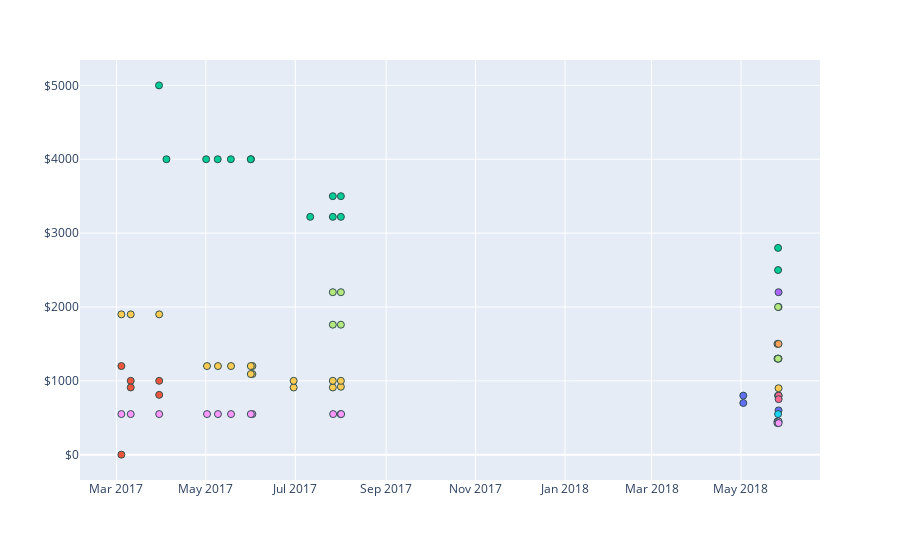
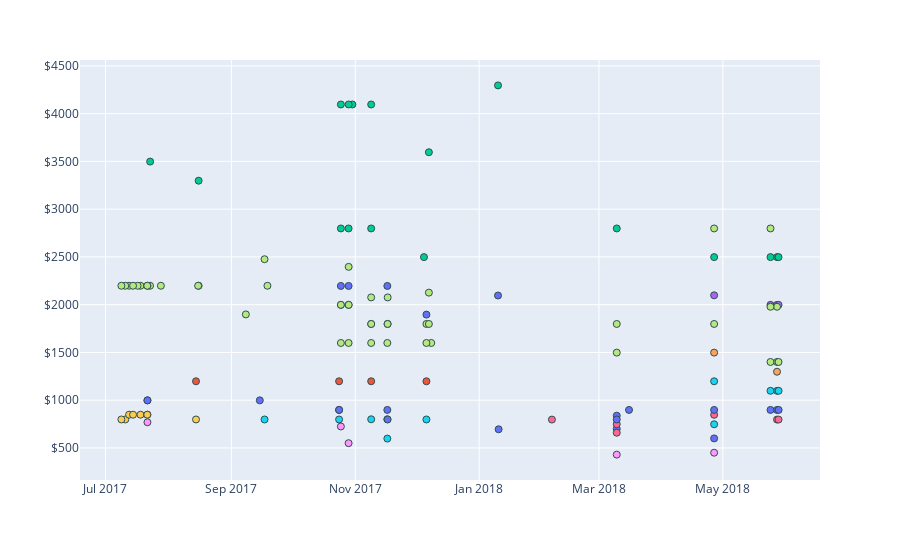
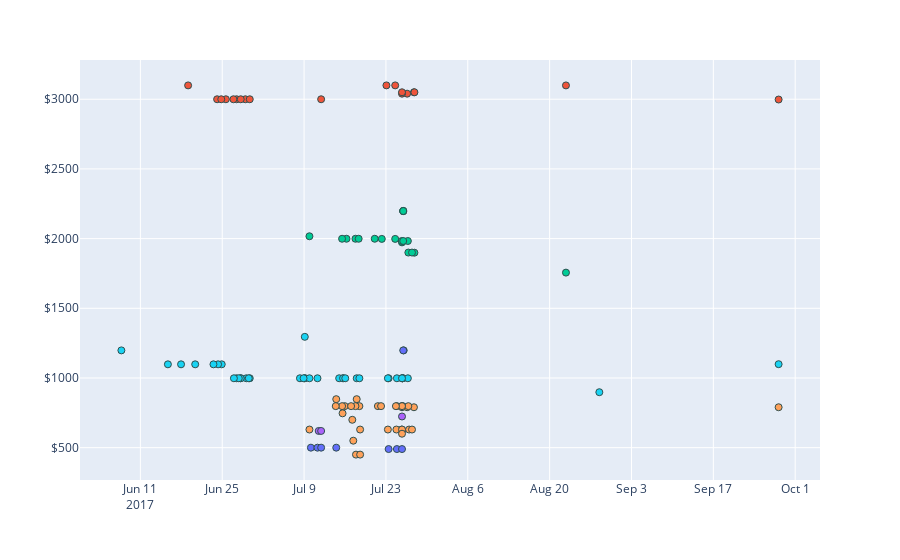

Source (notebook cell) for these figures, in order:
### Markdown cell above
# Evolution of prices for each model in each website

### Code cell
# plot with plotly
fig1 = px.scatter(df.loc[df["Website"] == "bestbuy"], x="Date-Seen", y="Price-Min",color="Manufacturer-Id")

# styling
fig1.update_yaxes(tickprefix="$") # dollar sign on y-axis
fig1.update_xaxes(title_text='') # get rid of x-title
fig1.update_yaxes(title_text='') # get rid of y-title
fig1.update_traces(marker=dict(size=7, line=dict(width=1, color='DarkSlateGrey')), selector=dict(mode='markers')) # style markers
fig1.update_layout(showlegend=False,
#     title="Bestbuy",
    legend_title="Models",
    font=dict(
        size=12,
    )
)

fig1.show()

################################################################################################


# plot with plotly
fig2 = px.scatter(df.loc[df["Website"] == "walmart"], x="Date-Seen", y="Price-Min",color="Manufacturer-Id")

# styling
fig2.update_yaxes(tickprefix="$") # dollar sign on y-axis
fig2.update_xaxes(title_text='') # get rid of x-title
fig2.update_yaxes(title_text='') # get rid of y-title
fig2.update_traces(marker=dict(size=7, line=dict(width=1, color='DarkSlateGrey')), selector=dict(mode='markers')) # style markers
fig2.update_layout(showlegend=False,
#     title="Walmart",
    legend_title="Models",
    font=dict(
        size=12,
    )
)

fig2.show()

################################################################################################


# plot with plotly
fig3 = px.scatter(df.loc[df["Website"] == "ebay"], x="Date-Seen", y="Price-Min",color="Manufacturer-Id")

# styling
fig3.update_yaxes(tickprefix="$") # dollar sign on y-axis
fig3.update_xaxes(title_text='') # get rid of x-title
fig3.update_yaxes(title_text='') # get rid of y-title
fig3.update_traces(marker=dict(size=7, line=dict(width=1, color='DarkSlateGrey')), selector=dict(mode='markers')) # style markers
fig3.update_layout(showlegend=False,
#     title="eBay",
    legend_title="Models",
    font=dict(
        size=12,
    )
)

fig3.show()

################################################################################################

# plot with plotly
fig4 = px.scatter(df.loc[df["Website"] == "bhphotovideo"], x="Date-Seen", y="Price-Min",color="Manufacturer-Id")

# styling
fig4.update_yaxes(tickprefix="$") # dollar sign on y-axis
fig4.update_xaxes(title_text='') # get rid of x-title
fig4.update_yaxes(title_text='') # get rid of y-title
fig4.update_traces(marker=dict(size=7, line=dict(width=1, color='DarkSlateGrey')), selector=dict(mode='markers')) # style markers
fig4.update_layout(showlegend=False,
#     title="B&H Photo Video",
    legend_title="Models",
    font=dict(
        size=12,
    )
)

fig4.show()

### Figure 1 — Plotly figure (JSON) as saved in the notebook; plotly's stock layout.template omitted (floating-point values rounded to 4 significant figures)
{"data": [{"hovertemplate": "Manufacturer-Id=55H9D PLUS<br>Date-Seen=%{x}<br>Price-Min=%{y}<extra></extra>", "legendgroup": "55H9D PLUS", "marker": {"color": "#636efa", "line": {"color": "DarkSlateGrey", "width": 1}, "size": 7, "symbol": "circle"}, "mode": "markers", "name": "55H9D PLUS", "orientation": "v", "showlegend": true, "type": "scatter", "x": ["2018-05-26T15:00:00", "2018-05-02T14:00:00", "2018-05-26T15:00:00", "2018-05-02T14:00:00"], "xaxis": "x", "y": [800.0, 800.0, 600.0, 700.0], "yaxis": "y"}, {"hovertemplate": "Manufacturer-Id=UN55KU7000FXZA<br>Date-Seen=%{x}<br>Price-Min=%{y}<extra></extra>", "legendgroup": "UN55KU7000FXZA", "marker": {"color": "#EF553B", "line": {"color": "DarkSlateGrey", "width": 1}, "size": 7, "symbol": "circle"}, "mode": "markers", "name": "UN55KU7000FXZA", "orientation": "v", "showlegend": true, "type": "scatter", "x": ["2017-03-30T05:00:00", "2017-03-10T19:00:00", "2017-03-30T05:00:00", "2017-03-10T19:00:00", "2017-03-04T10:00:00", "2017-03-04T10:00:00"], "xaxis": "x", "y": [1000.0, 1000.0, 810.0, 910.0, 1200.0, 1], "yaxis": "y"}, {"hovertemplate": "Manufacturer-Id=XBR55A1E<br>Date-Seen=%{x}<br>Price-Min=%{y}<extra></extra>", "legendgroup": "XBR55A1E", "marker": {"color": "#00cc96", "line": {"color": "DarkSlateGrey", "width": 1}, "size": 7, "symbol": "circle"}, "mode": "markers", "name": "XBR55A1E", "orientation": "v", "showlegend": true, "type": "scatter", "x": ["2018-05-26T07:00:00", "2018-05-26T07:00:00", "2017-03-30T02:00:00", "2017-08-01T03:00:00", "2017-07-26T15:00:00", "2017-07-11T05:00:00", "2017-08-01T03:00:00", "2017-07-26T15:00:00", "2017-05-31T19:00:00", "2017-05-31T16:00:00", "2017-05-09T03:00:00", "2017-05-01T06:00:00", "2017-05-18T02:00:00", "2017-04-04T04:00:00"], "xaxis": "x", "y": [2800.0, 2500.0, 5000.0, 3220.0, 3220.0, 3220.0, 3500.0, 3500.0, 4000.0, 4000.0, 4000.0, 4000.0, 4000.0, 4000.0], "yaxis": "y"}, {"hovertemplate": "Manufacturer-Id=QN55Q8FNBFXZA<br>Date-Seen=%{x}<br>Price-Min=%{y}<extra></extra>", "legendgroup": "QN55Q8FNBFXZA", "marker": {"color": "#ab63fa", "line": {"color": "DarkSlateGrey", "width": 1}, "size": 7, "symbol": "circle"}, "mode": "markers", "name": "QN55Q8FNBFXZA", "orientation": "v", "showlegend": true, "type": "scatter", "x": ["2018-05-26T15:00:00", "2018-05-26T15:00:00"], "xaxis": "x", "y": [2200.0, 2000.0], "yaxis": "y"}, {"hovertemplate": "Manufacturer-Id=XBR55X900F<br>Date-Seen=%{x}<br>Price-Min=%{y}<extra></extra>", "legendgroup": "XBR55X900F", "marker": {"color": "#FFA15A", "line": {"color": "DarkSlateGrey", "width": 1}, "size": 7, "symbol": "circle"}, "mode": "markers", "name": "XBR55X900F", "orientation": "v", "showlegend": true, "type": "scatter", "x": ["2018-05-25T21:00:00", "2018-05-26T15:00:00", "2018-05-25T21:00:00", "2018-05-26T15:00:00"], "xaxis": "x", "y": [1500.0, 1500.0, 1300.0, 1300.0], "yaxis": "y"}, {"hovertemplate": "Manufacturer-Id=UN55MU6490FXZA<br>Date-Seen=%{x}<br>Price-Min=%{y}<extra></extra>", "legendgroup": "UN55MU6490FXZA", "marker": {"color": "#19d3f3", "line": {"color": "DarkSlateGrey", "width": 1}, "size": 7, "symbol": "circle"}, "mode": "markers", "name": "UN55MU6490FXZA", "orientation": "v", "showlegend": true, "type": "scatter", "x": ["2018-05-26T07:00:00", "2018-05-26T07:00:00"], "xaxis": "x", "y": [550.0, 800.0], "yaxis": "y"}, {"hovertemplate": "Manufacturer-Id=55UJ7700<br>Date-Seen=%{x}<br>Price-Min=%{y}<extra></extra>", "legendgroup": "55UJ7700", "marker": {"color": "#FF6692", "line": {"color": "DarkSlateGrey", "width": 1}, "size": 7, "symbol": "circle"}, "mode": "markers", "name": "55UJ7700", "orientation": "v", "showlegend": true, "type": "scatter", "x": ["2018-05-26T16:00:00", "2018-05-26T16:00:00"], "xaxis": "x", "y": [800.0, 752.0], "yaxis": "y"}, {"hovertemplate": "Manufacturer-Id=QN55Q7CAMFXZA<br>Date-Seen=%{x}<br>Price-Min=%{y}<extra></extra>", "legendgroup": "QN55Q7CAMFXZA", "marker": {"color": "#B6E880", "line": {"color": "DarkSlateGrey", "width": 1}, "size": 7, "symbol": "circle"}, "mode": "markers", "name": "QN55Q7CAMFXZA", "orientation": "v", "showlegend": true, "type": "scatter", "x": ["2017-08-01T03:00:00", "2017-07-26T15:00:00", "2017-08-01T03:00:00", "2017-07-26T15:00:00", "2018-05-26T07:00:00", "2018-05-26T07:00:00"], "xaxis": "x", "y": [2200.0, 2200.0, 1760.0, 1760.0, 2000.0, 1300.0], "yaxis": "y"}, {"hovertemplate": "Manufacturer-Id=55H8C<br>Date-Seen=%{x}<br>Price-Min=%{y}<extra></extra>", "legendgroup": "55H8C", "marker": {"color": "#FF97FF", "line": {"color": "DarkSlateGrey", "width": 1}, "size": 7, "symbol": "circle"}, "mode": "markers", "name": "55H8C", "orientation": "v", "showlegend": true, "type": "scatter", "x": ["2017-07-31T22:00:00", "2017-08-01T07:00:00", "2017-07-26T20:00:00", "2017-06-01T19:00:00", "2017-05-31T17:00:00", "2017-05-09T07:00:00", "2017-05-01T20:00:00", "2017-05-18T05:00:00", "2017-03-30T05:00:00", "2017-03-10T19:00:00", "2017-03-04T10:00:00", "2018-05-25T21:00:00", "2018-05-26T16:00:00", "2018-05-25T21:00:00", "2018-05-26T16:00:00"], "xaxis": "x", "y": [550.0, 550.0, 550.0, 550.0, 550.0, 550.0, 550.0, 550.0, 550.0, 550.0, 550.0, 450.0, 450.0, 428.0, 428.0], "yaxis": "y"}, {"hovertemplate": "Manufacturer-Id=XBR55X800E<br>Date-Seen=%{x}<br>Price-Min=%{y}<extra></extra>", "legendgroup": "XBR55X800E", "marker": {"color": "#FECB52", "line": {"color": "DarkSlateGrey", "width": 1}, "size": 7, "symbol": "circle"}, "mode": "markers", "name": "XBR55X800E", "orientation": "v", "showlegend": true, "type": "scatter", "x": ["2017-03-30T05:00:00", "2017-03-10T19:00:00", "2017-03-04T10:00:00", "2017-07-26T15:00:00", "2017-06-29T22:00:00", "2017-08-01T03:00:00", "2017-06-01T19:00:00", "2017-05-31T17:00:00", "2017-05-09T07:00:00", "2017-05-01T20:00:00", "2017-05-18T05:00:00", "2018-05-26T15:00:00", "2017-06-01T19:00:00", "2017-05-31T17:00:00", "2017-08-01T03:00:00", "2017-07-26T15:00:00", "2017-06-29T22:00:00"], "xaxis": "x", "y": [1900.0, 1900.0, 1900.0, 910.0, 910.0, 920.0, 1200.0, 1200.0, 1200.0, 1200.0, 1200.0, 900.0, 1092.0, 1092.0, 1000.0, 1000.0, 1000.0], "yaxis": "y"}], "layout": {"font": {"size": 12}, "legend": {"title": {"text": "Models"}, "tracegroupgap": 0}, "margin": {"t": 60}, "showlegend": false, "xaxis": {"anchor": "y", "domain": [0, 1], "title": {"text": ""}}, "yaxis": {"anchor": "x", "domain": [0, 1], "tickprefix": "$", "title": {"text": ""}}}}

### Figure 2 — Plotly figure (JSON) as saved in the notebook; plotly's stock layout.template omitted (floating-point values rounded to 4 significant figures)
{"data": [{"hovertemplate": "Manufacturer-Id=55H9D PLUS<br>Date-Seen=%{x}<br>Price-Min=%{y}<extra></extra>", "legendgroup": "55H9D PLUS", "marker": {"color": "#636efa", "line": {"color": "DarkSlateGrey", "width": 1}, "size": 7, "symbol": "circle"}, "mode": "markers", "name": "55H9D PLUS", "orientation": "v", "showlegend": true, "type": "scatter", "x": ["2018-04-26T17:00:00", "2018-03-09T18:00:00"], "xaxis": "x", "y": [600.0, 700.0], "yaxis": "y"}, {"hovertemplate": "Manufacturer-Id=UN55KU7000FXZA<br>Date-Seen=%{x}<br>Price-Min=%{y}<extra></extra>", "legendgroup": "UN55KU7000FXZA", "marker": {"color": "#EF553B", "line": {"color": "DarkSlateGrey", "width": 1}, "size": 7, "symbol": "circle"}, "mode": "markers", "name": "UN55KU7000FXZA", "orientation": "v", "showlegend": true, "type": "scatter", "x": ["2017-12-06T01:00:00", "2017-11-08T20:00:00", "2017-10-24T01:00:00", "2017-08-14T14:00:00"], "xaxis": "x", "y": [1198.0, 1198.0, 1198.0, 1198.0], "yaxis": "y"}, {"hovertemplate": "Manufacturer-Id=XBR55A1E<br>Date-Seen=%{x}<br>Price-Min=%{y}<extra></extra>", "legendgroup": "XBR55A1E", "marker": {"color": "#00cc96", "line": {"color": "DarkSlateGrey", "width": 1}, "size": 7, "symbol": "circle"}, "mode": "markers", "name": "XBR55A1E", "orientation": "v", "showlegend": true, "type": "scatter", "x": ["2017-12-07T06:00:00", "2018-01-10T07:00:00", "2017-11-08T20:00:00", "2018-03-09T18:00:00", "2017-10-28T17:00:00", "2017-10-24T22:00:00", "2017-11-08T20:00:00", "2017-10-30T14:00:00", "2017-10-28T18:00:00", "2017-10-24T22:00:00", "2017-08-15T21:00:00", "2017-12-04T20:00:00", "2017-07-23T00:00:00", "2018-04-26T17:00:00", "2018-05-27T16:00:00", "2018-05-24T11:00:00", "2018-05-28T10:00:00"], "xaxis": "x", "y": [3596, 4296, 2798, 2798, 2798, 2798, 4096, 4096, 4096, 4096, 3298, 2498, 3498, 2498, 2498, 2498, 2498], "yaxis": "y"}, {"hovertemplate": "Manufacturer-Id=QN55Q8FNBFXZA<br>Date-Seen=%{x}<br>Price-Min=%{y}<extra></extra>", "legendgroup": "QN55Q8FNBFXZA", "marker": {"color": "#ab63fa", "line": {"color": "DarkSlateGrey", "width": 1}, "size": 7, "symbol": "circle"}, "mode": "markers", "name": "QN55Q8FNBFXZA", "orientation": "v", "showlegend": true, "type": "scatter", "x": ["2018-04-26T17:00:00", "2018-05-27T16:00:00", "2018-05-24T11:00:00", "2018-05-28T10:00:00"], "xaxis": "x", "y": [2098.0, 1998.0, 1998.0, 1998.0], "yaxis": "y"}, {"hovertemplate": "Manufacturer-Id=XBR55X900F<br>Date-Seen=%{x}<br>Price-Min=%{y}<extra></extra>", "legendgroup": "XBR55X900F", "marker": {"color": "#FFA15A", "line": {"color": "DarkSlateGrey", "width": 1}, "size": 7, "symbol": "circle"}, "mode": "markers", "name": "XBR55X900F", "orientation": "v", "showlegend": true, "type": "scatter", "x": ["2018-04-26T17:00:00", "2018-05-27T16:00:00"], "xaxis": "x", "y": [1498, 1298], "yaxis": "y"}, {"hovertemplate": "Manufacturer-Id=UN55MU6490FXZA<br>Date-Seen=%{x}<br>Price-Min=%{y}<extra></extra>", "legendgroup": "UN55MU6490FXZA", "marker": {"color": "#19d3f3", "line": {"color": "DarkSlateGrey", "width": 1}, "size": 7, "symbol": "circle"}, "mode": "markers", "name": "UN55MU6490FXZA", "orientation": "v", "showlegend": true, "type": "scatter", "x": ["2017-10-24T01:00:00", "2018-05-27T16:00:00", "2018-05-28T11:00:00", "2018-05-24T11:00:00", "2017-11-16T19:00:00", "2017-11-08T20:00:00", "2018-04-26T17:00:00", "2017-09-17T08:00:00", "2018-04-26T17:00:00", "2017-11-16T19:00:00", "2017-12-06T01:00:00"], "xaxis": "x", "y": [798.0, 1098.0, 1098.0, 1098.0, 800.0, 800.0, 1198.0, 798.0, 747.9, 598.0, 798.0], "yaxis": "y"}, {"hovertemplate": "Manufacturer-Id=55UJ7700<br>Date-Seen=%{x}<br>Price-Min=%{y}<extra></extra>", "legendgroup": "55UJ7700", "marker": {"color": "#FF6692", "line": {"color": "DarkSlateGrey", "width": 1}, "size": 7, "symbol": "circle"}, "mode": "markers", "name": "55UJ7700", "orientation": "v", "showlegend": true, "type": "scatter", "x": ["2018-05-27T16:00:00", "2018-05-28T10:00:00", "2018-04-26T17:00:00", "2018-03-09T18:00:00", "2018-03-09T18:00:00", "2018-02-05T20:00:00"], "xaxis": "x", "y": [797.0, 797.0, 847.0, 749, 659.4, 797.0], "yaxis": "y"}, {"hovertemplate": "Manufacturer-Id=QN55Q7CAMFXZA<br>Date-Seen=%{x}<br>Price-Min=%{y}<extra></extra>", "legendgroup": "QN55Q7CAMFXZA", "marker": {"color": "#B6E880", "line": {"color": "DarkSlateGrey", "width": 1}, "size": 7, "symbol": "circle"}, "mode": "markers", "name": "QN55Q7CAMFXZA", "orientation": "v", "showlegend": true, "type": "scatter", "x": ["2017-10-28T18:00:00", "2018-03-09T18:00:00", "2017-09-18T18:00:00", "2017-08-15T21:00:00", "2017-07-28T07:00:00", "2017-07-22T23:00:00", "2017-12-06T01:00:00", "2017-11-16T22:00:00", "2017-11-08T20:00:00", "2017-09-08T03:00:00", "2017-10-28T17:00:00", "2017-10-24T22:00:00", "2017-11-16T23:00:00", "2017-11-08T20:00:00", "2017-10-28T18:00:00", "2017-10-24T22:00:00", "2018-05-27T16:00:00", "2018-05-24T11:00:00", "2018-05-28T10:00:00", "2018-04-26T17:00:00", "2017-11-16T22:00:00", "2018-03-09T18:00:00", "2017-11-08T20:00:00", "2017-12-07T06:00:00", "2017-09-17T08:00:00", "2018-05-27T16:00:00", "2018-05-24T11:00:00", "2017-08-15T15:00:00", "2017-07-18T06:00:00", "2017-07-21T16:00:00", "2017-07-21T14:00:00", "2017-07-12T15:00:00", "2017-07-16T20:00:00", "2017-07-10T18:00:00", "2017-07-08T20:00:00", "2017-07-14T14:00:00", "2017-12-08T10:00:00", "2017-12-06T01:00:00", "2017-11-16T19:00:00", "2017-11-08T20:00:00", "2017-10-28T17:00:00", "2017-10-24T22:00:00", "2017-12-07T06:00:00", "2018-04-26T17:00:00", "2018-05-24T11:00:00"], "xaxis": "x", "y": [2396.0, 1498.0, 2198.0, 2198.0, 2198.0, 2198.0, 1798.0, 1798.0, 1798.0, 1898.0, 1998.0, 1998.0, 2076.0, 2076.0, 1998.0, 1998.0, 1400.0, 1400.0, 1400.0, 1798.0, 1798.0, 1798.0, 1798.0, 1798.0, 2476.0, 1978.0, 1978.0, 2198.0, 2198.0, 2198.0, 2198.0, 2198.0, 2198.0, 2198.0, 2198.0, 2198.0, 1599, 1599, 1599, 1599, 1599, 1599, 2126.0, 2798.0, 2798.0], "yaxis": "y"}, {"hovertemplate": "Manufacturer-Id=55H8C<br>Date-Seen=%{x}<br>Price-Min=%{y}<extra></extra>", "legendgroup": "55H8C", "marker": {"color": "#FF97FF", "line": {"color": "DarkSlateGrey", "width": 1}, "size": 7, "symbol": "circle"}, "mode": "markers", "name": "55H8C", "orientation": "v", "showlegend": true, "type": "scatter", "x": ["2017-07-21T16:00:00", "2018-04-26T17:00:00", "2018-03-09T18:00:00", "2017-10-28T17:00:00", "2017-10-24T22:00:00"], "xaxis": "x", "y": [769.0, 450.0, 430.0, 550.0, 724.7], "yaxis": "y"}, {"hovertemplate": "Manufacturer-Id=XBR55X700D<br>Date-Seen=%{x}<br>Price-Min=%{y}<extra></extra>", "legendgroup": "XBR55X700D", "marker": {"color": "#FECB52", "line": {"color": "DarkSlateGrey", "width": 1}, "size": 7, "symbol": "circle"}, "mode": "markers", "name": "XBR55X700D", "orientation": "v", "showlegend": true, "type": "scatter", "x": ["2017-08-14T14:00:00", "2017-07-10T18:00:00", "2017-07-08T20:00:00", "2017-07-18T06:00:00", "2017-07-21T16:00:00", "2017-07-21T14:00:00", "2017-07-12T15:00:00", "2017-07-14T14:00:00"], "xaxis": "x", "y": [798, 798, 798, 848, 848, 848, 848, 848], "yaxis": "y"}, {"hovertemplate": "Manufacturer-Id=XBR55X800E<br>Date-Seen=%{x}<br>Price-Min=%{y}<extra></extra>", "legendgroup": "XBR55X800E", "marker": {"color": "#636efa", "line": {"color": "DarkSlateGrey", "width": 1}, "size": 7, "symbol": "circle"}, "mode": "markers", "name": "XBR55X800E", "orientation": "v", "showlegend": true, "type": "scatter", "x": ["2017-12-06T01:00:00", "2018-01-10T14:00:00", "2017-07-21T16:00:00", "2017-11-16T19:00:00", "2017-10-28T17:00:00", "2017-10-24T22:00:00", "2018-03-09T18:00:00", "2018-04-26T17:00:00", "2018-05-27T16:00:00", "2018-03-15T19:00:00", "2017-10-24T01:00:00", "2018-05-28T11:00:00", "2018-05-24T11:00:00", "2018-03-09T18:00:00", "2017-11-16T22:00:00", "2018-01-10T07:00:00", "2017-07-21T16:00:00", "2017-09-15T00:00:00", "2017-11-16T19:00:00", "2017-10-24T01:00:00"], "xaxis": "x", "y": [1896, 695.5, 998, 2196, 2196, 2196, 838, 898, 898, 898, 898, 898, 898, 798, 798, 2096, 998, 998, 898, 898], "yaxis": "y"}], "layout": {"font": {"size": 12}, "legend": {"title": {"text": "Models"}, "tracegroupgap": 0}, "margin": {"t": 60}, "showlegend": false, "xaxis": {"anchor": "y", "domain": [0, 1], "title": {"text": ""}}, "yaxis": {"anchor": "x", "domain": [0, 1], "tickprefix": "$", "title": {"text": ""}}}}

### Figure 3 — Plotly figure (JSON) as saved in the notebook; plotly's stock layout.template omitted (floating-point values rounded to 4 significant figures)
{"data": [{"hovertemplate": "Manufacturer-Id=UN55KU7000FXZA<br>Date-Seen=%{x}<br>Price-Min=%{y}<extra></extra>", "legendgroup": "UN55KU7000FXZA", "marker": {"color": "#636efa", "line": {"color": "DarkSlateGrey", "width": 1}, "size": 7, "symbol": "circle"}, "mode": "markers", "name": "UN55KU7000FXZA", "orientation": "v", "showlegend": true, "type": "scatter", "x": ["2017-07-26T01:00:00", "2017-07-25T23:00:00", "2017-07-23T11:00:00", "2017-07-24T21:00:00", "2017-07-25T18:00:00", "2017-07-10T04:00:00", "2017-07-14T12:00:00", "2017-07-11T07:00:00", "2017-07-11T22:00:00"], "xaxis": "x", "y": [1198.0, 1198.0, 490.0, 490.0, 490.0, 500.0, 500.0, 500.0, 500.0], "yaxis": "y"}, {"hovertemplate": "Manufacturer-Id=XBR55A1E<br>Date-Seen=%{x}<br>Price-Min=%{y}<extra></extra>", "legendgroup": "XBR55A1E", "marker": {"color": "#EF553B", "line": {"color": "DarkSlateGrey", "width": 1}, "size": 7, "symbol": "circle"}, "mode": "markers", "name": "XBR55A1E", "orientation": "v", "showlegend": true, "type": "scatter", "x": ["2017-07-27T19:00:00", "2017-07-11T22:00:00", "2017-06-28T23:00:00", "2017-06-27T11:00:00", "2017-06-26T22:00:00", "2017-06-29T17:00:00", "2017-06-25T15:00:00", "2017-06-24T03:00:00", "2017-06-28T04:00:00", "2017-06-24T20:00:00", "2017-07-26T15:00:00", "2017-07-25T18:00:00", "2017-07-23T02:00:00", "2017-07-24T14:00:00", "2017-06-19T04:00:00", "2017-08-22T19:00:00", "2017-07-27T21:00:00", "2017-07-25T18:00:00", "2017-09-28T04:00:00"], "xaxis": "x", "y": [3050, 3000.0, 3000.0, 3000.0, 3000.0, 3000.0, 3000.0, 3000.0, 3000.0, 3000.0, 3040, 3040, 3100.0, 3100.0, 3100.0, 3099.0, 3050, 3050, 2998], "yaxis": "y"}, {"hovertemplate": "Manufacturer-Id=QN55Q7CAMFXZA<br>Date-Seen=%{x}<br>Price-Min=%{y}<extra></extra>", "legendgroup": "QN55Q7CAMFXZA", "marker": {"color": "#00cc96", "line": {"color": "DarkSlateGrey", "width": 1}, "size": 7, "symbol": "circle"}, "mode": "markers", "name": "QN55Q7CAMFXZA", "orientation": "v", "showlegend": true, "type": "scatter", "x": ["2017-07-27T21:00:00", "2017-07-25T23:00:00", "2017-07-25T23:00:00", "2017-07-25T18:00:00", "2017-07-22T07:00:00", "2017-07-24T14:00:00", "2017-07-25T23:00:00", "2017-07-16T06:00:00", "2017-07-21T02:00:00", "2017-07-15T12:00:00", "2017-07-17T19:00:00", "2017-07-18T08:00:00", "2017-08-22T19:00:00", "2017-07-25T17:00:00", "2017-07-26T18:00:00", "2017-07-25T23:00:00", "2017-07-26T20:00:00", "2017-07-27T11:00:00", "2017-07-25T23:00:00", "2017-07-09T22:00:00"], "xaxis": "x", "y": [1899.0, 2198.0, 2198.0, 1973.0, 1998.0, 1998.0, 2198.0, 1999.0, 1999.0, 1999.0, 1999.0, 1999.0, 1756.0, 1983.0, 1983.0, 1983.0, 1900, 1900, 2198.0, 2017.0], "yaxis": "y"}, {"hovertemplate": "Manufacturer-Id=55H8C<br>Date-Seen=%{x}<br>Price-Min=%{y}<extra></extra>", "legendgroup": "55H8C", "marker": {"color": "#ab63fa", "line": {"color": "DarkSlateGrey", "width": 1}, "size": 7, "symbol": "circle"}, "mode": "markers", "name": "55H8C", "orientation": "v", "showlegend": true, "type": "scatter", "x": ["2017-07-25T18:00:00", "2017-07-25T18:00:00", "2017-07-11T12:00:00", "2017-07-11T22:00:00"], "xaxis": "x", "y": [723.6, 620.0, 620.0, 620.0], "yaxis": "y"}, {"hovertemplate": "Manufacturer-Id=XBR55X700D<br>Date-Seen=%{x}<br>Price-Min=%{y}<extra></extra>", "legendgroup": "XBR55X700D", "marker": {"color": "#FFA15A", "line": {"color": "DarkSlateGrey", "width": 1}, "size": 7, "symbol": "circle"}, "mode": "markers", "name": "XBR55X700D", "orientation": "v", "showlegend": true, "type": "scatter", "x": ["2017-07-24T21:00:00", "2017-07-25T21:00:00", "2017-07-23T08:00:00", "2017-07-25T17:00:00", "2017-07-24T19:00:00", "2017-07-26T23:00:00", "2017-07-27T11:00:00", "2017-07-09T22:00:00", "2017-07-18T14:00:00", "2017-07-25T18:00:00", "2017-07-25T18:00:00", "2017-07-17T06:00:00", "2017-07-14T12:00:00", "2017-07-18T00:00:00", "2017-07-17T21:00:00", "2017-07-18T14:00:00", "2017-07-15T14:00:00", "2017-07-17T10:00:00", "2017-09-28T04:00:00", "2017-07-26T15:00:00", "2017-07-27T19:00:00", "2017-07-25T18:00:00", "2017-07-25T17:00:00", "2017-07-26T20:00:00", "2017-07-25T18:00:00", "2017-07-21T15:00:00", "2017-07-22T04:00:00", "2017-07-24T17:00:00", "2017-07-15T23:00:00", "2017-07-15T12:00:00", "2017-07-18T11:00:00", "2017-07-17T19:00:00", "2017-07-14T10:00:00", "2017-07-17T01:00:00"], "xaxis": "x", "y": [798, 798, 630.0, 630.0, 630.0, 630.0, 630.0, 630.0, 630.0, 630.0, 600, 700.0, 848, 848, 450, 450, 746.2, 550, 790.0, 790.0, 790.0, 790.0, 798, 798, 798, 798, 798, 798, 798, 798, 798, 798, 798, 798], "yaxis": "y"}, {"hovertemplate": "Manufacturer-Id=XBR55X800E<br>Date-Seen=%{x}<br>Price-Min=%{y}<extra></extra>", "legendgroup": "XBR55X800E", "marker": {"color": "#19d3f3", "line": {"color": "DarkSlateGrey", "width": 1}, "size": 7, "symbol": "circle"}, "mode": "markers", "name": "XBR55X800E", "orientation": "v", "showlegend": true, "type": "scatter", "x": ["2017-08-28T12:00:00", "2017-07-25T21:00:00", "2017-07-15T16:00:00", "2017-07-09T03:00:00", "2017-07-08T07:00:00", "2017-06-29T17:00:00", "2017-06-29T03:00:00", "2017-06-28T04:00:00", "2017-07-25T21:00:00", "2017-07-25T18:00:00", "2017-06-24T22:00:00", "2017-06-24T07:00:00", "2017-06-20T09:00:00", "2017-06-23T12:00:00", "2017-06-17T23:00:00", "2017-06-28T04:00:00", "2017-06-15T17:00:00", "2017-07-09T03:00:00", "2017-06-07T18:00:00", "2017-09-28T04:00:00", "2017-07-25T21:00:00", "2017-07-23T11:00:00", "2017-07-24T21:00:00", "2017-07-15T00:00:00", "2017-07-15T16:00:00", "2017-07-09T03:00:00", "2017-07-18T00:00:00", "2017-07-11T07:00:00", "2017-07-23T08:00:00", "2017-07-26T18:00:00", "2017-07-25T18:00:00", "2017-07-09T22:00:00", "2017-07-16T01:00:00", "2017-07-18T11:00:00", "2017-07-08T22:00:00", "2017-06-29T13:00:00", "2017-06-27T11:00:00", "2017-06-27T20:00:00", "2017-06-27T00:00:00"], "xaxis": "x", "y": [898, 998, 998, 998, 998, 998, 998, 998, 998, 998, 1098, 1098, 1098, 1098, 1098, 998, 1098, 1295.0, 1198, 1099, 998, 998, 998, 998, 998, 998, 998, 998, 998, 998, 998, 998, 998, 998, 998, 998, 998, 998, 998], "yaxis": "y"}], "layout": {"font": {"size": 12}, "legend": {"title": {"text": "Models"}, "tracegroupgap": 0}, "margin": {"t": 60}, "showlegend": false, "xaxis": {"anchor": "y", "domain": [0, 1], "title": {"text": ""}}, "yaxis": {"anchor": "x", "domain": [0, 1], "tickprefix": "$", "title": {"text": ""}}}}
